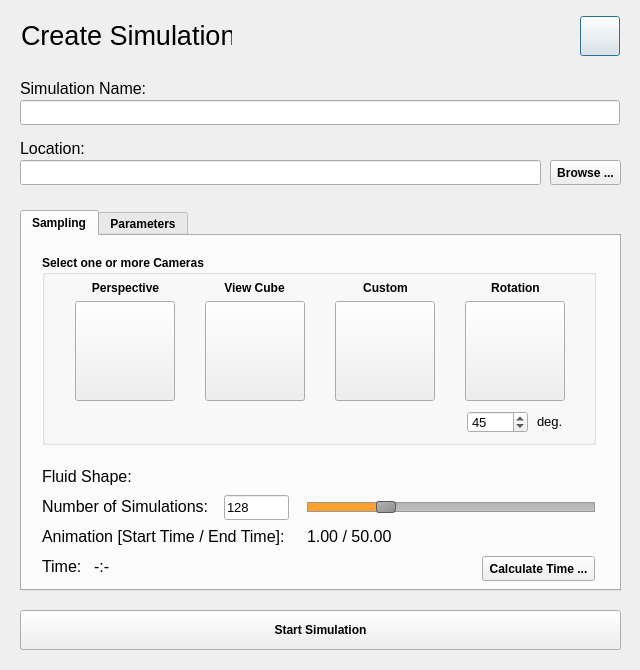
<?xml version="1.0" encoding="UTF-8"?>
<ui version="4.0">
 <class>CreateProjectDialog</class>
 <widget class="QDialog" name="CreateProjectDialog">
  <property name="geometry">
   <rect>
    <x>0</x>
    <y>0</y>
    <width>640</width>
    <height>670</height>
   </rect>
  </property>
  <property name="minimumSize">
   <size>
    <width>640</width>
    <height>670</height>
   </size>
  </property>
  <property name="maximumSize">
   <size>
    <width>640</width>
    <height>670</height>
   </size>
  </property>
  <property name="windowTitle">
   <string>Fluid Explorer - Create Simulation</string>
  </property>
  <widget class="QPushButton" name="pushButtonNewPrjHelp">
   <property name="geometry">
    <rect>
     <x>580</x>
     <y>16</y>
     <width>40</width>
     <height>40</height>
    </rect>
   </property>
   <property name="styleSheet">
    <string notr="true"/>
   </property>
   <property name="text">
    <string/>
   </property>
   <property name="iconSize">
    <size>
     <width>30</width>
     <height>30</height>
    </size>
   </property>
  </widget>
  <widget class="QLabel" name="labelMain">
   <property name="geometry">
    <rect>
     <x>21</x>
     <y>20</y>
     <width>211</width>
     <height>30</height>
    </rect>
   </property>
   <property name="font">
    <font>
     <family>MS Shell Dlg 2</family>
     <pointsize>20</pointsize>
     <italic>false</italic>
     <strikeout>false</strikeout>
     <kerning>false</kerning>
    </font>
   </property>
   <property name="text">
    <string>Create Simulation</string>
   </property>
  </widget>
  <widget class="QLineEdit" name="lineEdit_SimulationName">
   <property name="geometry">
    <rect>
     <x>20</x>
     <y>100</y>
     <width>600</width>
     <height>25</height>
    </rect>
   </property>
   <property name="font">
    <font>
     <pointsize>10</pointsize>
    </font>
   </property>
  </widget>
  <widget class="QLabel" name="label_Name">
   <property name="geometry">
    <rect>
     <x>20</x>
     <y>80</y>
     <width>170</width>
     <height>16</height>
    </rect>
   </property>
   <property name="font">
    <font>
     <pointsize>12</pointsize>
    </font>
   </property>
   <property name="text">
    <string>Simulation Name:</string>
   </property>
  </widget>
  <widget class="QLabel" name="label_Location">
   <property name="geometry">
    <rect>
     <x>20</x>
     <y>140</y>
     <width>170</width>
     <height>16</height>
    </rect>
   </property>
   <property name="font">
    <font>
     <pointsize>12</pointsize>
    </font>
   </property>
   <property name="text">
    <string>Location:</string>
   </property>
  </widget>
  <widget class="QLineEdit" name="lineEdit_ProjPath">
   <property name="geometry">
    <rect>
     <x>20</x>
     <y>160</y>
     <width>521</width>
     <height>25</height>
    </rect>
   </property>
   <property name="font">
    <font>
     <pointsize>10</pointsize>
    </font>
   </property>
  </widget>
  <widget class="QPushButton" name="pushButtonBrowse">
   <property name="geometry">
    <rect>
     <x>550</x>
     <y>160</y>
     <width>71</width>
     <height>25</height>
    </rect>
   </property>
   <property name="font">
    <font>
     <weight>75</weight>
     <bold>true</bold>
    </font>
   </property>
   <property name="styleSheet">
    <string notr="true"/>
   </property>
   <property name="text">
    <string>Browse ...</string>
   </property>
  </widget>
  <widget class="QTabWidget" name="tabWidget">
   <property name="enabled">
    <bool>true</bool>
   </property>
   <property name="geometry">
    <rect>
     <x>20</x>
     <y>210</y>
     <width>601</width>
     <height>381</height>
    </rect>
   </property>
   <property name="font">
    <font>
     <weight>75</weight>
     <bold>true</bold>
    </font>
   </property>
   <property name="styleSheet">
    <string notr="true"/>
   </property>
   <property name="tabPosition">
    <enum>QTabWidget::North</enum>
   </property>
   <property name="currentIndex">
    <number>0</number>
   </property>
   <widget class="QWidget" name="tabSampling">
    <attribute name="title">
     <string>Sampling</string>
    </attribute>
    <widget class="QGroupBox" name="groupBoxCameras">
     <property name="geometry">
      <rect>
       <x>20</x>
       <y>19</y>
       <width>554</width>
       <height>190</height>
      </rect>
     </property>
     <property name="title">
      <string>Select one or more Cameras</string>
     </property>
     <widget class="QPushButton" name="pushButton_CamPV">
      <property name="geometry">
       <rect>
        <x>33</x>
        <y>46</y>
        <width>100</width>
        <height>100</height>
       </rect>
      </property>
      <property name="text">
       <string/>
      </property>
      <property name="iconSize">
       <size>
        <width>90</width>
        <height>90</height>
       </size>
      </property>
     </widget>
     <widget class="QPushButton" name="pushButton_CamVC">
      <property name="geometry">
       <rect>
        <x>163</x>
        <y>46</y>
        <width>100</width>
        <height>100</height>
       </rect>
      </property>
      <property name="text">
       <string/>
      </property>
      <property name="iconSize">
       <size>
        <width>90</width>
        <height>90</height>
       </size>
      </property>
     </widget>
     <widget class="QPushButton" name="pushButton_CamSPH">
      <property name="geometry">
       <rect>
        <x>293</x>
        <y>46</y>
        <width>100</width>
        <height>100</height>
       </rect>
      </property>
      <property name="text">
       <string/>
      </property>
      <property name="iconSize">
       <size>
        <width>90</width>
        <height>90</height>
       </size>
      </property>
     </widget>
     <widget class="QPushButton" name="pushButton_ROT">
      <property name="geometry">
       <rect>
        <x>423</x>
        <y>46</y>
        <width>100</width>
        <height>100</height>
       </rect>
      </property>
      <property name="text">
       <string/>
      </property>
      <property name="iconSize">
       <size>
        <width>90</width>
        <height>90</height>
       </size>
      </property>
     </widget>
     <widget class="QSpinBox" name="spinBox_rotDeg">
      <property name="geometry">
       <rect>
        <x>425</x>
        <y>156</y>
        <width>61</width>
        <height>22</height>
       </rect>
      </property>
      <property name="font">
       <font>
        <pointsize>10</pointsize>
        <weight>50</weight>
        <bold>false</bold>
       </font>
      </property>
      <property name="minimum">
       <number>10</number>
      </property>
      <property name="maximum">
       <number>90</number>
      </property>
      <property name="value">
       <number>45</number>
      </property>
     </widget>
     <widget class="QLabel" name="label">
      <property name="geometry">
       <rect>
        <x>495</x>
        <y>156</y>
        <width>31</width>
        <height>20</height>
       </rect>
      </property>
      <property name="font">
       <font>
        <pointsize>10</pointsize>
        <weight>50</weight>
        <bold>false</bold>
       </font>
      </property>
      <property name="text">
       <string>deg.</string>
      </property>
     </widget>
     <widget class="QLabel" name="label_2">
      <property name="geometry">
       <rect>
        <x>33</x>
        <y>23</y>
        <width>101</width>
        <height>20</height>
       </rect>
      </property>
      <property name="text">
       <string>Perspective</string>
      </property>
      <property name="alignment">
       <set>Qt::AlignCenter</set>
      </property>
     </widget>
     <widget class="QLabel" name="label_3">
      <property name="geometry">
       <rect>
        <x>162</x>
        <y>23</y>
        <width>101</width>
        <height>20</height>
       </rect>
      </property>
      <property name="text">
       <string>View Cube</string>
      </property>
      <property name="alignment">
       <set>Qt::AlignCenter</set>
      </property>
     </widget>
     <widget class="QLabel" name="label_4">
      <property name="geometry">
       <rect>
        <x>293</x>
        <y>23</y>
        <width>101</width>
        <height>20</height>
       </rect>
      </property>
      <property name="text">
       <string>Custom</string>
      </property>
      <property name="alignment">
       <set>Qt::AlignCenter</set>
      </property>
     </widget>
     <widget class="QLabel" name="label_5">
      <property name="geometry">
       <rect>
        <x>423</x>
        <y>23</y>
        <width>101</width>
        <height>20</height>
       </rect>
      </property>
      <property name="text">
       <string>Rotation</string>
      </property>
      <property name="alignment">
       <set>Qt::AlignCenter</set>
      </property>
     </widget>
     <widget class="QLabel" name="label_selectedCam">
      <property name="geometry">
       <rect>
        <x>254</x>
        <y>156</y>
        <width>151</width>
        <height>20</height>
       </rect>
      </property>
      <property name="font">
       <font>
        <pointsize>9</pointsize>
       </font>
      </property>
      <property name="text">
       <string/>
      </property>
      <property name="alignment">
       <set>Qt::AlignCenter</set>
      </property>
     </widget>
    </widget>
    <widget class="QLabel" name="labelNumberSeq">
     <property name="geometry">
      <rect>
       <x>20</x>
       <y>260</y>
       <width>171</width>
       <height>21</height>
      </rect>
     </property>
     <property name="font">
      <font>
       <pointsize>12</pointsize>
       <weight>50</weight>
       <bold>false</bold>
      </font>
     </property>
     <property name="text">
      <string>Number of Simulations:</string>
     </property>
    </widget>
    <widget class="QLabel" name="labelTime">
     <property name="geometry">
      <rect>
       <x>20</x>
       <y>320</y>
       <width>41</width>
       <height>21</height>
      </rect>
     </property>
     <property name="font">
      <font>
       <pointsize>12</pointsize>
       <weight>50</weight>
       <bold>false</bold>
      </font>
     </property>
     <property name="text">
      <string>Time:</string>
     </property>
    </widget>
    <widget class="QSlider" name="horizontalSlider_numberSeq">
     <property name="geometry">
      <rect>
       <x>285</x>
       <y>261</y>
       <width>288</width>
       <height>20</height>
      </rect>
     </property>
     <property name="styleSheet">
      <string notr="true"> QSlider::groove:horizontal {
     border: 1px solid #999999;
     height: 8px; /* the groove expands to the size of the slider by default. by giving it a height, it has a fixed size */
     background: qlineargradient(x1:0, y1:0, x2:0, y2:1, stop:0 #B1B1B1, stop:1 #c4c4c4);
     margin: 2px 0;
 }

 QSlider::handle:horizontal {
     background: qlineargradient(x1:0, y1:0, x2:1, y2:1, stop:0 #b4b4b4, stop:1 #8f8f8f);
     border: 1px solid #5c5c5c;
     width: 18px;
     margin: -2px 0; /* handle is placed by default on the contents rect of the groove. Expand outside the groove */
     border-radius: 3px;
 }

QSlider::sub-page:qlineargradient {
     border: 1px solid #999999;
     height: 8px; /* the groove expands to the size of the slider by default. by giving it a height, it has a fixed size */
     background: rgb(255, 160, 47);
     margin: 2px 0;
}</string>
     </property>
     <property name="minimum">
      <number>1</number>
     </property>
     <property name="maximum">
      <number>500</number>
     </property>
     <property name="pageStep">
      <number>1</number>
     </property>
     <property name="value">
      <number>128</number>
     </property>
     <property name="orientation">
      <enum>Qt::Horizontal</enum>
     </property>
    </widget>
    <widget class="QLineEdit" name="lineEdit_numberSeq">
     <property name="geometry">
      <rect>
       <x>202</x>
       <y>259</y>
       <width>65</width>
       <height>25</height>
      </rect>
     </property>
     <property name="font">
      <font>
       <pointsize>10</pointsize>
       <weight>50</weight>
       <bold>false</bold>
      </font>
     </property>
     <property name="text">
      <string>128</string>
     </property>
    </widget>
    <widget class="QLabel" name="labelAnimationTime">
     <property name="geometry">
      <rect>
       <x>20</x>
       <y>290</y>
       <width>251</width>
       <height>21</height>
      </rect>
     </property>
     <property name="font">
      <font>
       <pointsize>12</pointsize>
       <weight>50</weight>
       <bold>false</bold>
      </font>
     </property>
     <property name="text">
      <string>Animation [Start Time / End Time]:</string>
     </property>
    </widget>
    <widget class="QLabel" name="labelAnimationTimeStartEnd">
     <property name="geometry">
      <rect>
       <x>285</x>
       <y>290</y>
       <width>281</width>
       <height>21</height>
      </rect>
     </property>
     <property name="font">
      <font>
       <pointsize>12</pointsize>
       <weight>50</weight>
       <bold>false</bold>
      </font>
     </property>
     <property name="text">
      <string>1.00 / 50.00</string>
     </property>
    </widget>
    <widget class="QLabel" name="labelFluidBox">
     <property name="geometry">
      <rect>
       <x>20</x>
       <y>230</y>
       <width>91</width>
       <height>21</height>
      </rect>
     </property>
     <property name="font">
      <font>
       <pointsize>12</pointsize>
       <weight>50</weight>
       <bold>false</bold>
      </font>
     </property>
     <property name="text">
      <string>Fluid Shape:</string>
     </property>
    </widget>
    <widget class="QPushButton" name="pushButtonBrowse_CalculateTime">
     <property name="geometry">
      <rect>
       <x>460</x>
       <y>320</y>
       <width>113</width>
       <height>25</height>
      </rect>
     </property>
     <property name="font">
      <font>
       <weight>75</weight>
       <bold>true</bold>
      </font>
     </property>
     <property name="styleSheet">
      <string notr="true"/>
     </property>
     <property name="text">
      <string>Calculate Time ...</string>
     </property>
    </widget>
    <widget class="QLabel" name="labelFluidBox_Value">
     <property name="geometry">
      <rect>
       <x>119</x>
       <y>230</y>
       <width>91</width>
       <height>21</height>
      </rect>
     </property>
     <property name="font">
      <font>
       <pointsize>12</pointsize>
       <weight>50</weight>
       <bold>false</bold>
      </font>
     </property>
     <property name="text">
      <string/>
     </property>
    </widget>
    <widget class="QLabel" name="labelTime_Value">
     <property name="geometry">
      <rect>
       <x>72</x>
       <y>320</y>
       <width>81</width>
       <height>21</height>
      </rect>
     </property>
     <property name="font">
      <font>
       <pointsize>12</pointsize>
       <weight>50</weight>
       <bold>false</bold>
      </font>
     </property>
     <property name="text">
      <string>-:-</string>
     </property>
    </widget>
   </widget>
   <widget class="QWidget" name="tabParameters">
    <property name="enabled">
     <bool>true</bool>
    </property>
    <attribute name="title">
     <string>Parameters</string>
    </attribute>
    <widget class="QScrollArea" name="scrollArea">
     <property name="geometry">
      <rect>
       <x>10</x>
       <y>10</y>
       <width>561</width>
       <height>311</height>
      </rect>
     </property>
     <property name="widgetResizable">
      <bool>true</bool>
     </property>
     <widget class="QWidget" name="scrollAreaWidgetContents">
      <property name="geometry">
       <rect>
        <x>0</x>
        <y>0</y>
        <width>559</width>
        <height>309</height>
       </rect>
      </property>
      <widget class="QWidget" name="widget" native="true">
       <property name="geometry">
        <rect>
         <x>0</x>
         <y>0</y>
         <width>581</width>
         <height>311</height>
        </rect>
       </property>
      </widget>
     </widget>
    </widget>
   </widget>
  </widget>
  <widget class="QPushButton" name="pushButtonCreateSimulation">
   <property name="geometry">
    <rect>
     <x>20</x>
     <y>610</y>
     <width>601</width>
     <height>40</height>
    </rect>
   </property>
   <property name="font">
    <font>
     <weight>75</weight>
     <bold>true</bold>
    </font>
   </property>
   <property name="styleSheet">
    <string notr="true"/>
   </property>
   <property name="text">
    <string>Start Simulation</string>
   </property>
   <property name="icon">
    <iconset>
     <normaloff>:/img/ico_search.ico</normaloff>:/img/ico_search.ico</iconset>
   </property>
   <property name="iconSize">
    <size>
     <width>30</width>
     <height>30</height>
    </size>
   </property>
  </widget>
 </widget>
 <resources/>
 <connections/>
</ui>
